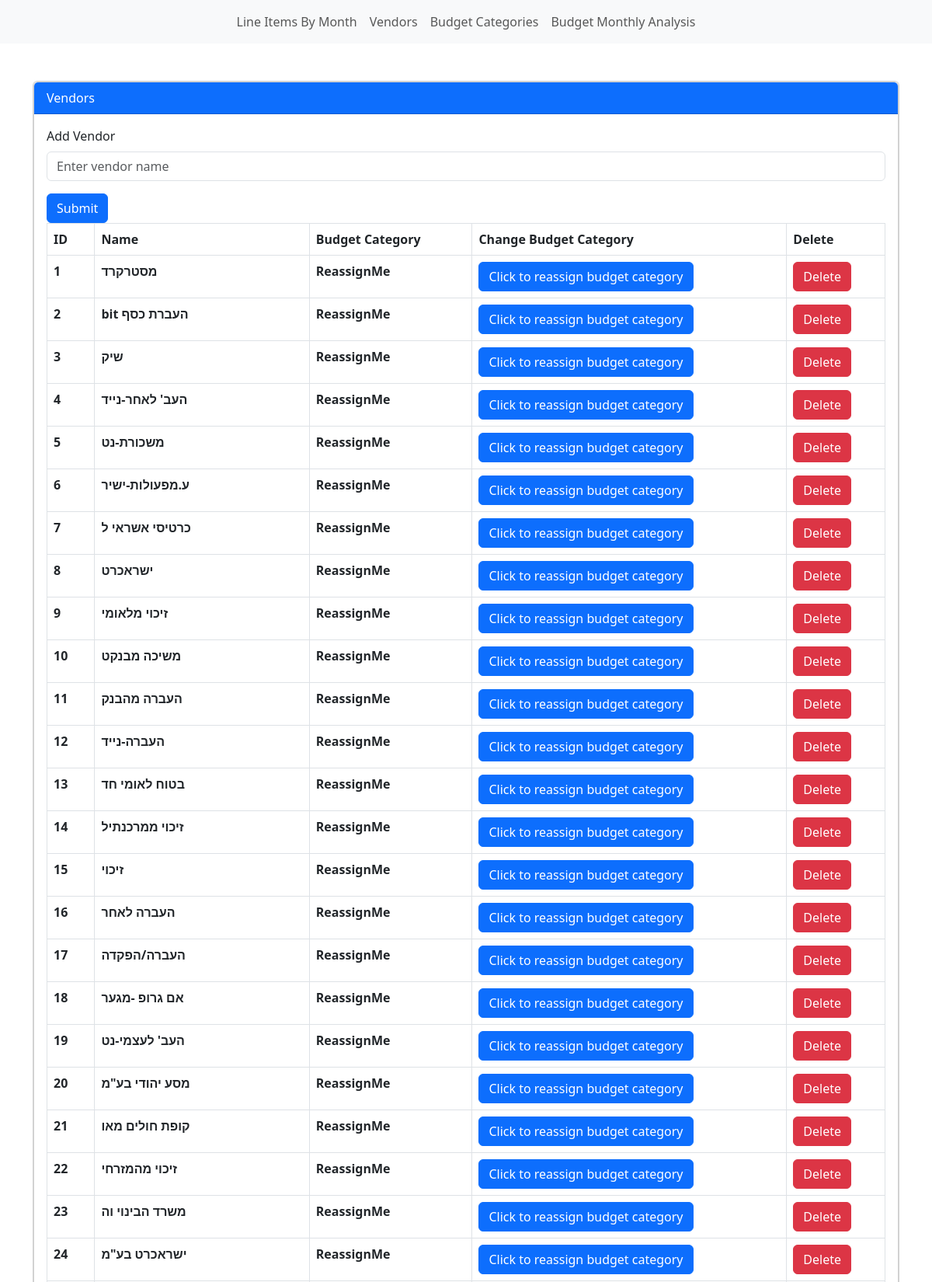
/vendors (upper part), run on the app's committed database.
### app/models.py (models this page shows, shortened)
class Vendor(db.Model):
    __tablename__ = 'vendor'
    id            = Column('id', INTEGER(), primary_key=True, autoincrement=True)
    name          = Column('name', String(), nullable=False)
    bc_id         = Column('bc_id', INTEGER(), nullable=True)
    def get_budget_category(self):
        return db.session.execute(select(BudgetCategory).where(BudgetCategory.id==self.bc_id)).scalar()

class BudgetCategory(db.Model):
    __tablename__ = 'budget_category'
    id            = Column('id', INTEGER(), primary_key=True, autoincrement=True)
    name          = Column('name', String(), nullable=False)

### app/routes.py (the view)
@app.route('/vendors')
def vendors():
    vendors = db.session.execute(select(Vendor)).all()
    return render_template('vendors.html',
                           vendors=vendors)

### app/templates/vendors.html (shortened to what this page needs)
{% extends 'base.html' %}
{% block content %}
<main>
    <div class="container mt-5">
        <div class="card">
            <div class="card">
                <div class="card-header bg-primary text-white">
                    Vendors
                </div>
                <div class="card-body">
                    <form action="{{ url_for('add_vendor') }}" method="POST">
                        <div class="mb-3">
                            <label for="vendorName" class="form-label">Add Vendor</label>
                            <input type="text" class="form-control" id="vendorName" name="vendor_name" placeholder="Enter vendor name" required>
                        </div>
                        <button type="submit" class="btn btn-primary">Submit</button>
                    </form>
                    <div class="table-responsive">
                        <table class="table table-bordered">
                            <thead>
                                <tr>
                                    <th scope="col">ID</th>
                                    <th scope="col">Name</th>
                                    <th scope="col">Budget Category</th>
                                    <th scope="col">Change Budget Category</th>
                                    <th scope="col">Delete</th>
                                </tr>
                            </thead>
                            <tbody>
                                {% for vendor in vendors %}
                                    <tr id="{{vendor[0].id}}-row">
                                        <th scope="row">{{vendor[0].id}}</th>
                                        <th scope="row">{{vendor[0].name}}</th>
                                        <th scope="row" id="bc-line-{{vendor[0].id}}">{{vendor[0].get_budget_category().name}}</th>
                                        <th scope="row"><button id="{{vendor[0].id}}" class="btn btn-primary reassign-button">Click to reassign budget category</button></th>
                                        <th scope="row"><button class="btn btn-danger del-button" id="{{vendor[0].id}}">Delete</button></th>
                                    </tr>
                                {% endfor %}
                            </tbody>
                        </table>
                    </div>
                </div>
            </div>
        </div>
    </div>
</main>
{% endblock content %}

### data on the page
Vendor: id "1", name "מסטרקרד", name "ReassignMe"
Vendor: id "2", name "bit העברת כסף", name "ReassignMe"
Vendor: id "3", name "שיק", name "ReassignMe"
Vendor: id "4", name "העב' לאחר-נייד", name "ReassignMe"
Vendor: id "5", name "משכורת-נט", name "ReassignMe"
Vendor: id "6", name "ע.מפעולות-ישיר", name "ReassignMe"
Vendor: id "7", name "כרטיסי אשראי ל", name "ReassignMe"
Vendor: id "8", name "ישראכרט", name "ReassignMe"
Vendor: id "9", name "זיכוי מלאומי", name "ReassignMe"
Vendor: id "10", name "משיכה מבנקט", name "ReassignMe"
Vendor: id "11", name "העברה מהבנק", name "ReassignMe"
Vendor: id "12", name "העברה-נייד", name "ReassignMe"
Vendor: id "13", name "בטוח לאומי חד", name "ReassignMe"
Vendor: id "14", name "זיכוי ממרכנתיל", name "ReassignMe"
Vendor: id "15", name "זיכוי", name "ReassignMe"
Vendor: id "16", name "העברה לאחר", name "ReassignMe"
Vendor: id "17", name "העברה/הפקדה", name "ReassignMe"
Vendor: id "18", name "אם גרופ -מגער", name "ReassignMe"
Vendor: id "19", name "העב' לעצמי-נט", name "ReassignMe"
Vendor: id "20", name "מסע יהודי בע\"מ", name "ReassignMe"
Vendor: id "21", name "קופת חולים מאו", name "ReassignMe"
Vendor: id "22", name "זיכוי מהמזרחי", name "ReassignMe"
Vendor: id "23", name "משרד הבינוי וה", name "ReassignMe"
Vendor: id "24", name "ישראכרט בע\"מ", name "ReassignMe"
